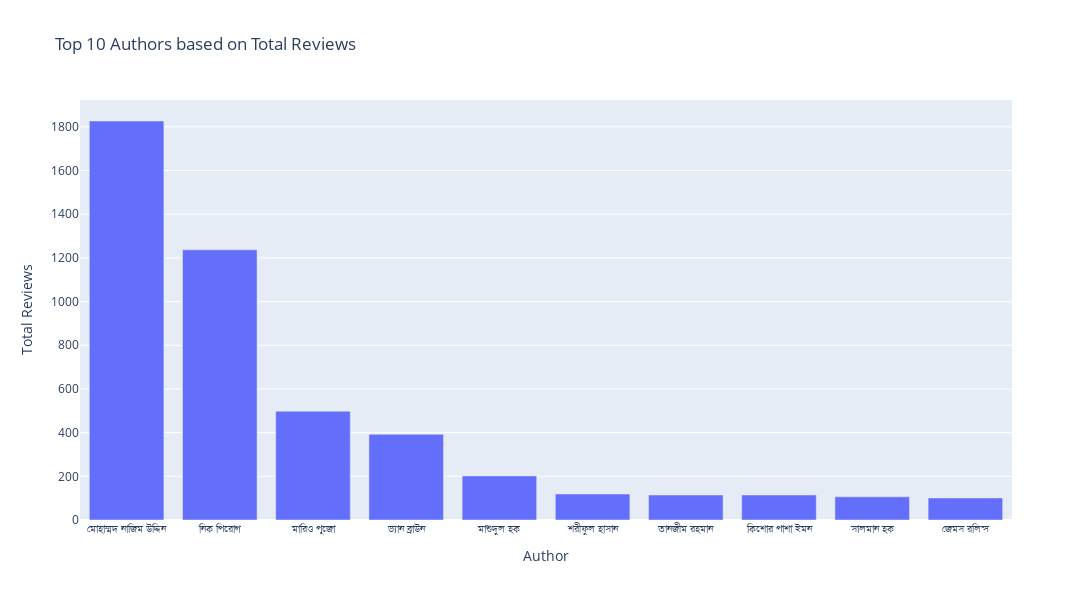

The cell this chart's notebook holds for it:
### Markdown cell above
<h4 align="center"> Top 10 Author based on Total reviews</h4>

### Code cell
# Top 10 Author based on Total reviews
fig = px.bar(top_authors_by_reviews, x=top_authors_by_reviews.index, y=top_authors_by_reviews.values,
             title='Top 10 Authors based on Total Reviews',
             labels={'x': 'Author', 'y': 'Total Reviews'})

# Adjust the figure size
fig.update_layout(
    width=1300,  # Set the width of the figure
    height=600   # Set the height of the figure
)
fig.show()

### Figure 1 — Plotly figure (JSON) as saved in the notebook; plotly's stock layout.template omitted (floating-point values rounded to 4 significant figures)
{"data": [{"alignmentgroup": "True", "hovertemplate": "Author=%{x}<br>Total Reviews=%{y}<extra></extra>", "legendgroup": "", "marker": {"color": "#636efa", "pattern": {"shape": ""}}, "name": "", "offsetgroup": "", "orientation": "v", "showlegend": false, "textposition": "auto", "type": "bar", "x": ["মোহাম্মদ নাজিম উদ্দিন", "নিক পিরোগ", "মারিও পূজো", "ড্যান ব্রাউন", "মাশুদুল হক", "শরীফুল হাসান", "তানজীম রহমান", "কিশোর পাশা ইমন", "সালমান হক", "জেমস রলিন্স"], "xaxis": "x", "y": [1827.0, 1237, 498, 392, 202, 119, 114.5, 114.5, 106, 101], "yaxis": "y"}], "layout": {"barmode": "relative", "height": 600, "legend": {"tracegroupgap": 0}, "title": {"text": "Top 10 Authors based on Total Reviews"}, "width": 1300, "xaxis": {"anchor": "y", "domain": [0, 1], "title": {"text": "Author"}}, "yaxis": {"anchor": "x", "domain": [0, 1], "title": {"text": "Total Reviews"}}}}
